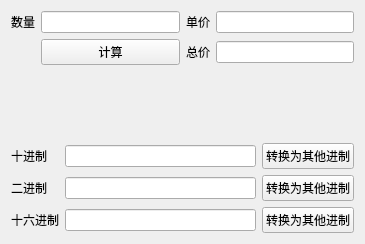
<?xml version="1.0" encoding="UTF-8"?>
<ui version="4.0">
 <class>Widget</class>
 <widget class="QWidget" name="Widget">
  <property name="geometry">
   <rect>
    <x>0</x>
    <y>0</y>
    <width>365</width>
    <height>244</height>
   </rect>
  </property>
  <property name="windowTitle">
   <string>Widget</string>
  </property>
  <layout class="QVBoxLayout" name="verticalLayout_2">
   <item>
    <layout class="QGridLayout" name="gridLayout">
     <item row="1" column="2">
      <widget class="QLabel" name="label_3">
       <property name="text">
        <string>总价</string>
       </property>
      </widget>
     </item>
     <item row="0" column="2">
      <widget class="QLabel" name="label_2">
       <property name="text">
        <string>单价</string>
       </property>
      </widget>
     </item>
     <item row="0" column="0">
      <widget class="QLabel" name="label">
       <property name="text">
        <string>数量</string>
       </property>
      </widget>
     </item>
     <item row="0" column="3">
      <widget class="QLineEdit" name="lineEditPrice"/>
     </item>
     <item row="1" column="3">
      <widget class="QLineEdit" name="lineEditTotalPrice"/>
     </item>
     <item row="1" column="1">
      <widget class="QPushButton" name="pushButtonCalculate">
       <property name="text">
        <string>计算</string>
       </property>
      </widget>
     </item>
     <item row="0" column="1">
      <widget class="QLineEdit" name="lineEditNumber"/>
     </item>
    </layout>
   </item>
   <item>
    <spacer name="verticalSpacer">
     <property name="orientation">
      <enum>Qt::Vertical</enum>
     </property>
     <property name="sizeHint" stdset="0">
      <size>
       <width>20</width>
       <height>13</height>
      </size>
     </property>
    </spacer>
   </item>
   <item>
    <layout class="QGridLayout" name="gridLayout_2">
     <item row="0" column="1">
      <widget class="QLineEdit" name="lineEditDec"/>
     </item>
     <item row="1" column="1">
      <widget class="QLineEdit" name="lineEditBin"/>
     </item>
     <item row="0" column="2">
      <widget class="QPushButton" name="pushButtonDec">
       <property name="text">
        <string>转换为其他进制</string>
       </property>
      </widget>
     </item>
     <item row="1" column="2">
      <widget class="QPushButton" name="pushButtonBin">
       <property name="text">
        <string>转换为其他进制</string>
       </property>
      </widget>
     </item>
     <item row="0" column="0">
      <widget class="QLabel" name="label_4">
       <property name="text">
        <string>十进制</string>
       </property>
      </widget>
     </item>
     <item row="1" column="0">
      <widget class="QLabel" name="label_5">
       <property name="text">
        <string>二进制</string>
       </property>
      </widget>
     </item>
     <item row="2" column="0">
      <widget class="QLabel" name="label_6">
       <property name="text">
        <string>十六进制</string>
       </property>
      </widget>
     </item>
     <item row="2" column="1">
      <widget class="QLineEdit" name="lineEditHex"/>
     </item>
     <item row="2" column="2">
      <widget class="QPushButton" name="pushButtonHex">
       <property name="text">
        <string>转换为其他进制</string>
       </property>
      </widget>
     </item>
    </layout>
   </item>
  </layout>
 </widget>
 <resources/>
 <connections/>
</ui>
